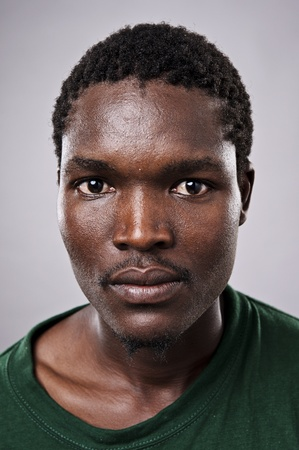
#> input picture imagens/10191136-amanzingly-alta-ritratto-dettagliato-di-un-volto-africano-deve-vedere-a-schermo-intero-.jpg, 299 x 450 px; its folder holds only this picture in this run
$ python Treinamento.py
#> lines starting #> are read from the running program, lines starting #| are printed output that depends on the picture
import os
from PIL import Image
import numpy as np
import cv2
import pickle

#---------------padroes de reconhecimento----------------------------------------------------------
faceCascade = cv2.CascadeClassifier(cv2.data.haarcascades + "haarcascade_frontalface_default.xml")

recognizer = cv2.face.LBPHFaceRecognizer_create()


#--------------------procurar imagens na base de dados------------------------------------------------------------
base_dir = os.path.dirname(os.path.abspath(__file__))
imagens_dir = os.path.join(base_dir, "imagens")


current_id = 0
label_ids = {}
y_labels = []
x_train = []

print(". . . Espera um pouco, estou treinando, tenha paciencia.")

for root, dirs , files in os.walk(imagens_dir):
    for file in files:
        if(file.endswith("png") or file.endswith("jpg")):
            path = os.path.join(root,file)
            label = os.path.basename(root).replace(" ","-").lower()
            print(label,path)
            if not label in label_ids:
                label_ids[label] = current_id
                current_id += 1
            id_ = label_ids[label]
            #y_labels.append(label)
            #x_train.append(path)

            #-----colocar imagens em array, formato de pixel--------------
            pil_image = Image.open(path).convert("L") #escala de cizento
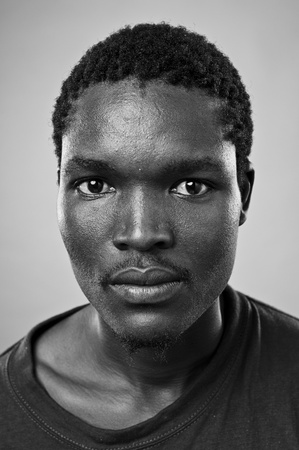
#> pil_image: PIL image 299x450 L; min 0, max 248, mean 110.2
            image_array = np.array(pil_image, "uint8")

            # ----------identificar rosto--------------------------------------------------
            faces = faceCascade.detectMultiScale(image_array,scaleFactor=1.1,minNeighbors=5)
#> faces = [[35, 98, 216, 216]]


            for(x,y,w,h) in faces:
                roi = image_array[y:y+h, x:x+w]
                x_train.append(roi)
                y_labels.append(id_)
#> this loop made 1 pass
#> pass 1, `roi = image_array[y:y+h, x:x+w]`:
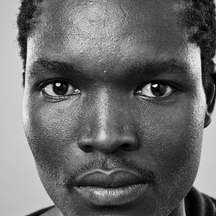
#> roi: shape (216, 216); min 0, max 248, mean 107.1
#> after the loop, x_train = 1 item; y_labels = [0]
#-----------------------------------------------------------------------------------------------------------------------

print(label_ids)
with open("labels.pickle","wb") as f:
    pickle.dump(label_ids,f)

recognizer.train(x_train, np.array(y_labels))
recognizer.save("trainner.yml")

print("Terminou, gracas a deus :) ")

$ run again, on imagens/633c209e2f027d27dc4f8dd343762b80.jpg
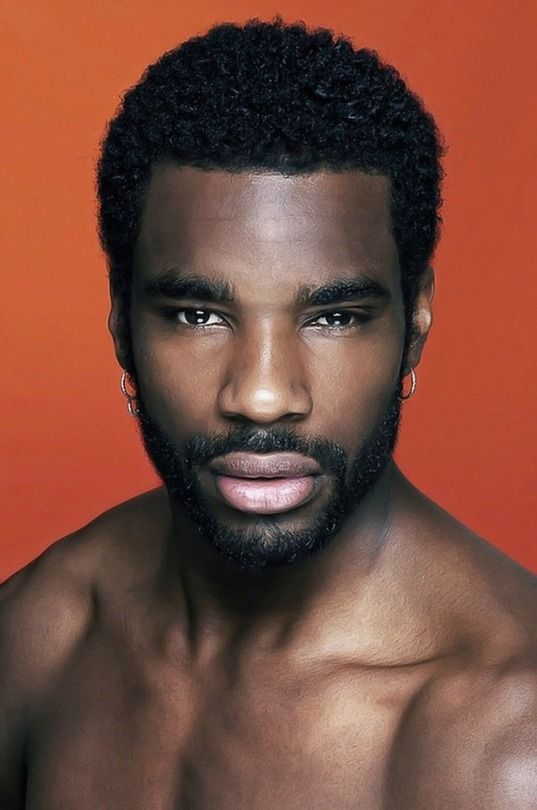
#> input picture imagens/633c209e2f027d27dc4f8dd343762b80.jpg, 537 x 810 px
#> `pil_image = Image.open(path).convert("L")`:
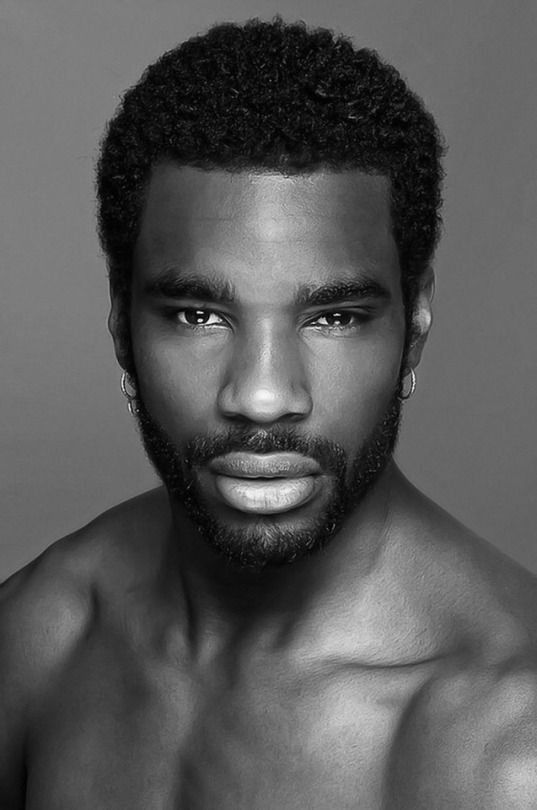
#> pil_image: PIL image 537x810 L; min 0, max 250, mean 88.2
#> faces = [[103, 196, 321, 321]]
#> the loop `for(x,y,w,h) in faces:` made 1 pass
#> pass 1, `roi = image_array[y:y+h, x:x+w]`:
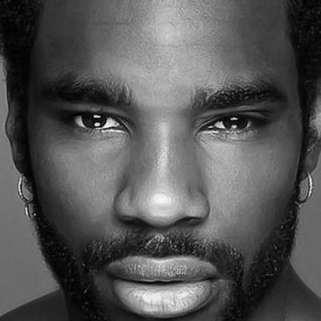
#> roi: shape (321, 321); min 0, max 250, mean 85.1
#> after the loop `for(x,y,w,h) in faces:`: x_train = 1 item; y_labels = [0]

$ run again, on imagens/65513780-portrait-of-real-black-african-man-with-no-expression-id-or-passport-photo-full-collection-of-divers.jpg
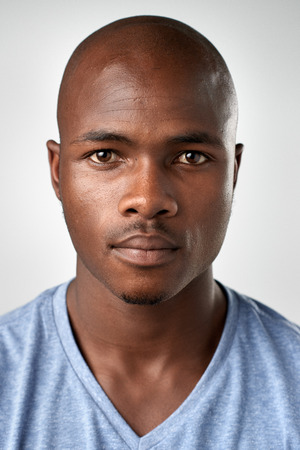
#> input picture imagens/65513780-portrait-of-real-black-african-man-with-no-expression-id-or-passport-photo-full-collection-of-divers.jpg, 300 x 450 px
#> `pil_image = Image.open(path).convert("L")`:
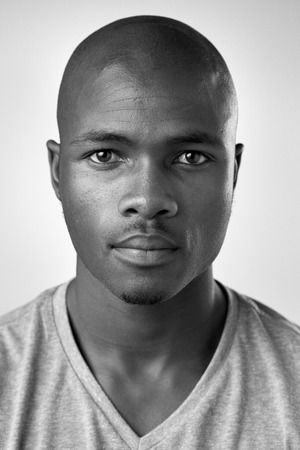
#> pil_image: PIL image 300x450 L; min 0, max 255, mean 152.5
#> faces = [[49, 79, 196, 196]]
#> the loop `for(x,y,w,h) in faces:` made 1 pass
#> pass 1, `roi = image_array[y:y+h, x:x+w]`:
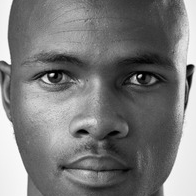
#> roi: shape (196, 196); min 0, max 255, mean 121.5
#> after the loop `for(x,y,w,h) in faces:`: x_train = 1 item; y_labels = [0]

$ run again, on imagens/12a7c5e530ea41ec94dcd7a1e29ab6dd.jpg
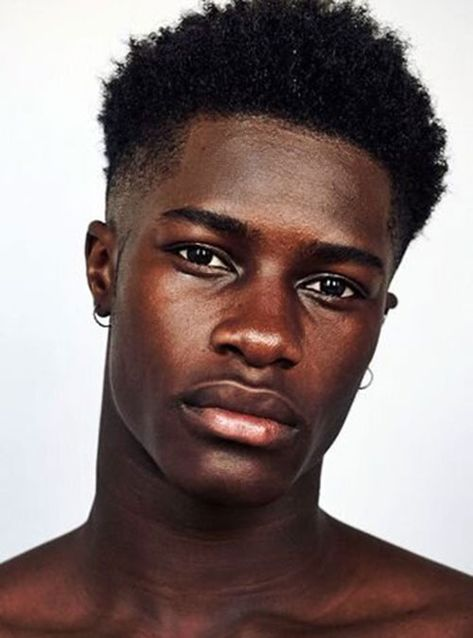
#> input picture imagens/12a7c5e530ea41ec94dcd7a1e29ab6dd.jpg, 473 x 638 px
#> `pil_image = Image.open(path).convert("L")`:
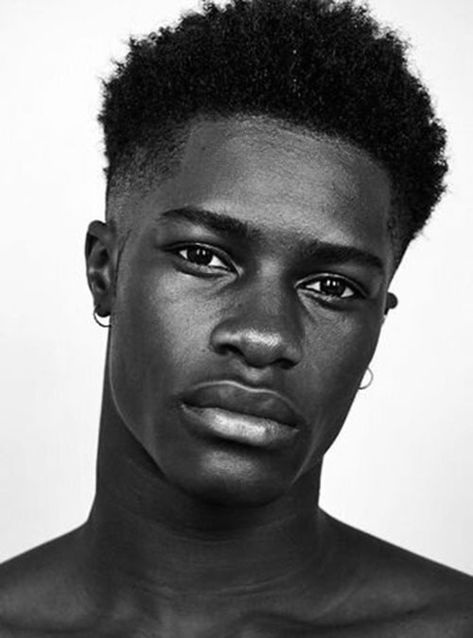
#> pil_image: PIL image 473x638 L; min 0, max 255, mean 122.4
#> faces = [[103, 138, 322, 322]]
#> the loop `for(x,y,w,h) in faces:` made 1 pass
#> pass 1, `roi = image_array[y:y+h, x:x+w]`:
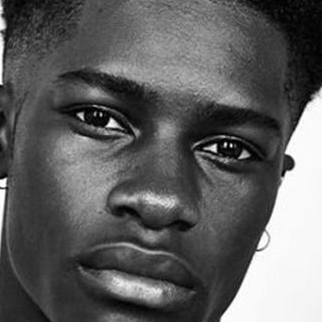
#> roi: shape (322, 322); min 0, max 255, mean 95.2
#> after the loop `for(x,y,w,h) in faces:`: x_train = 1 item; y_labels = [0]
